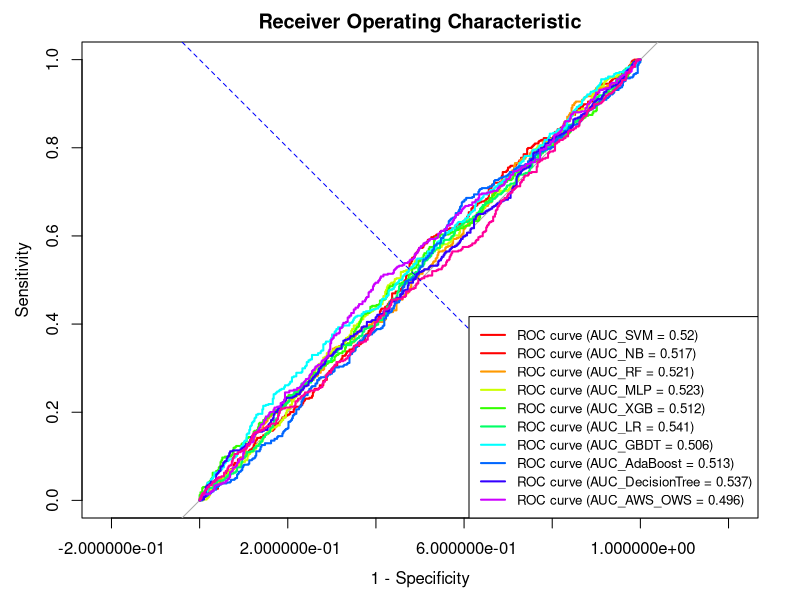

Reproduce this figure in R.
# Load required libraries
library(pROC)
library(ggplot2)

# Generate Sample Data
set.seed(123)
n <- 1000
data <- data.frame(
  Actual = sample(c(0, 1), n, replace = TRUE),
  SVM = runif(n),
  NB = runif(n),
  RF = runif(n),
  MLP = runif(n),
  XGB = runif(n),
  LR = runif(n),
  GBDT = runif(n),
  AdaBoost = runif(n),
  DecisionTree = runif(n),
  AWS_OWS = runif(n)
)

# Calculate ROC and AUC for each model
models <- colnames(data)[-1]
roc_curves <- lapply(models, function(model) {
  roc_obj <- roc(data$Actual, data[[model]])
  list(
    model = model,
    roc = roc_obj,
    auc = auc(roc_obj)
  )
})

# Plot ROC Curves
plot(roc_curves[[1]]$roc, col = "red", lwd = 2, main = "Receiver Operating Characteristic", legacy.axes = TRUE)
for (i in 2:length(roc_curves)) {
  plot(roc_curves[[i]]$roc, col = rainbow(length(roc_curves))[i], lwd = 2, add = TRUE)
}
abline(a = 0, b = 1, col = "blue", lty = 2)

# Add legend
legend("bottomright", legend = sapply(roc_curves, function(x) paste0("ROC curve (AUC_", x$model, " = ", round(x$auc, 3), ")")), 
       col = c("red", rainbow(length(roc_curves))), lwd = 2, cex = 0.8)
